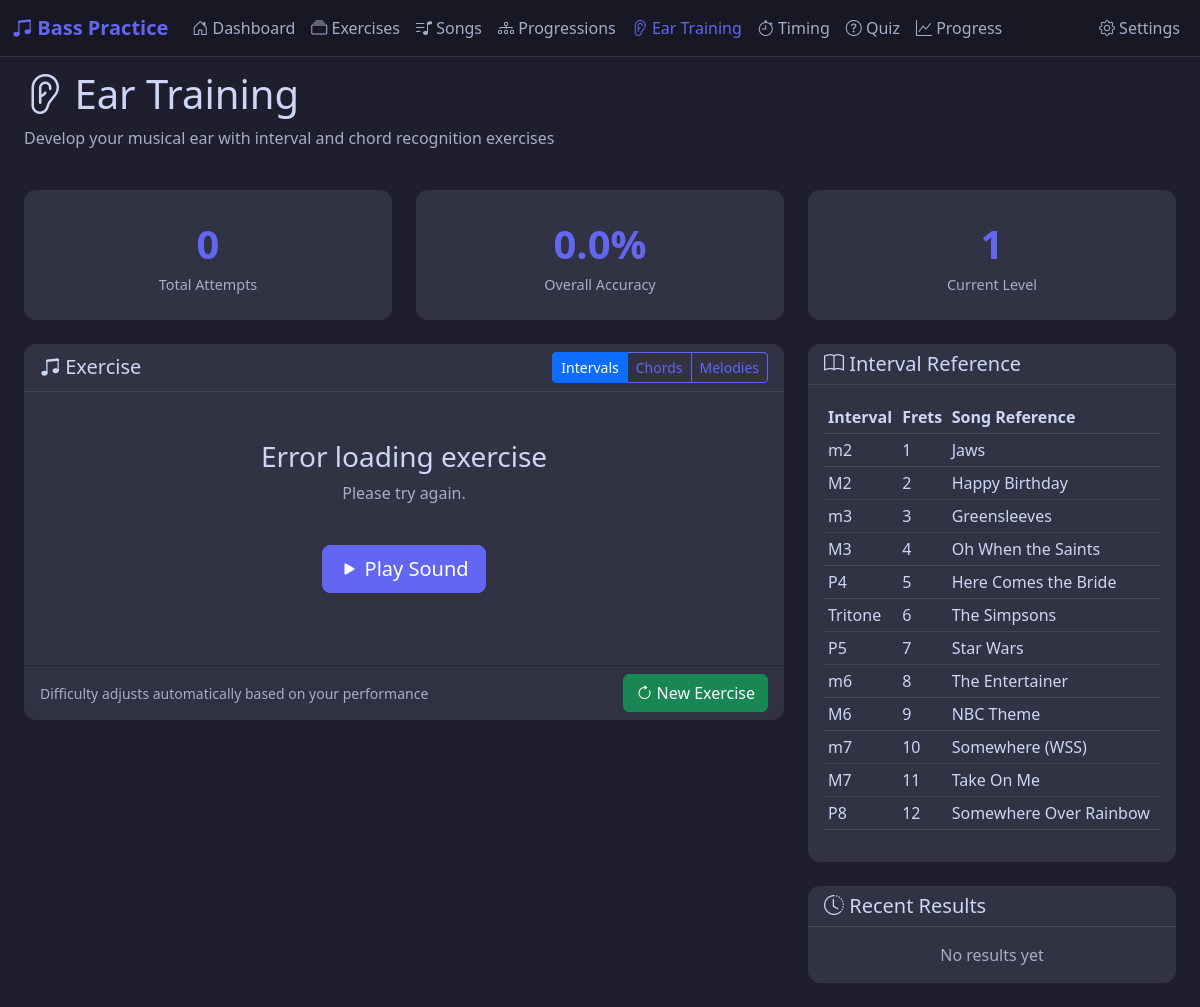
Before: /ear-training with the older database file.
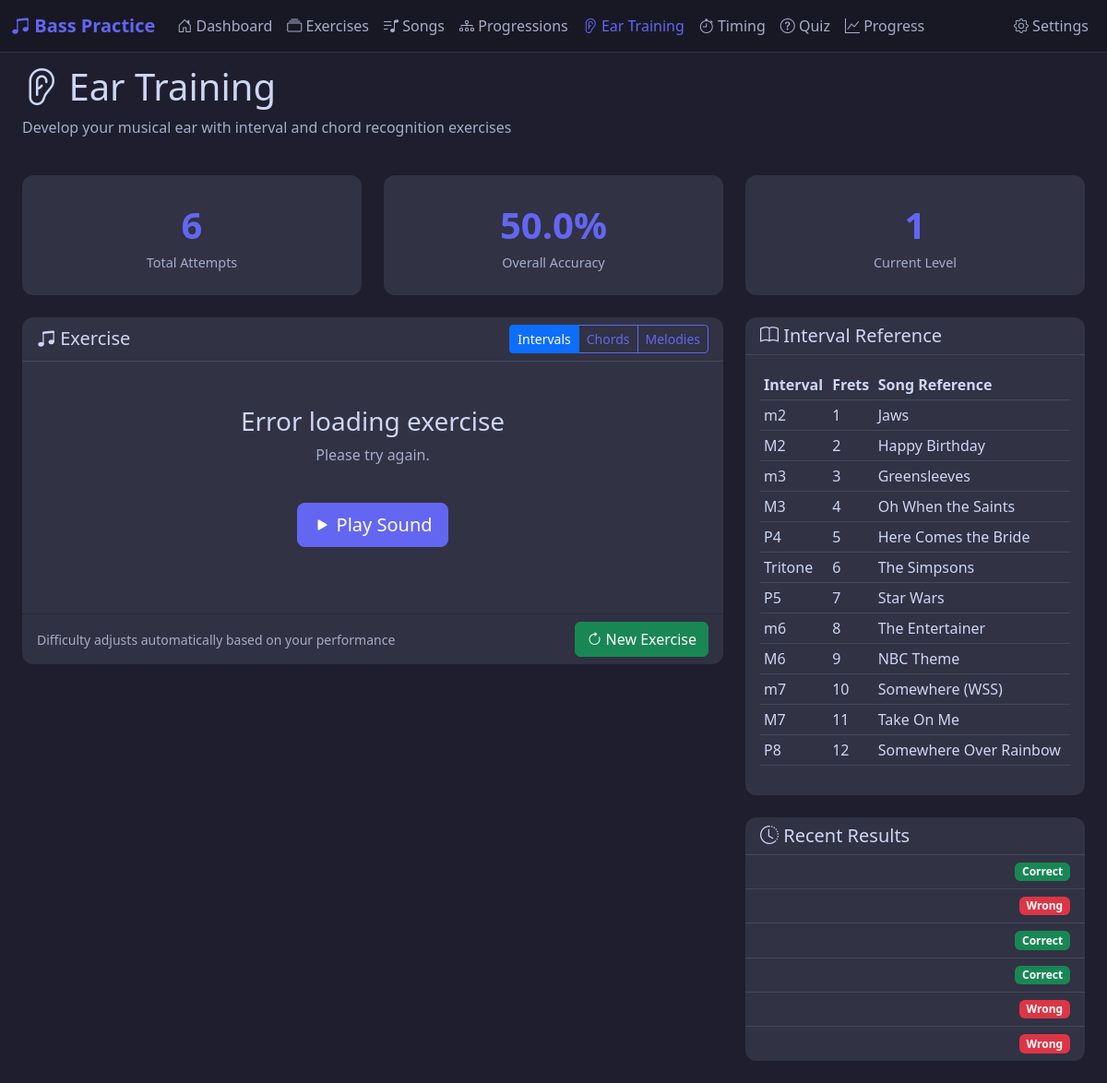
After: the same page with the newer database file.
### app/models/__init__.py (models this page shows, shortened)
class EarTrainingResult(db.Model):
    __tablename__ = 'ear_training_results'
    id = db.Column(db.Integer, primary_key=True)
    exercise_id = db.Column(db.Integer, db.ForeignKey('ear_training_exercises.id'), nullable=False)
    user_answer = db.Column(db.Text)
    correct = db.Column(db.Boolean)
    response_time_ms = db.Column(db.Integer)
    practiced_at = db.Column(db.DateTime, default=datetime.utcnow)

### app/routes/ear_training.py (the view)
@bp.route('/ear-training')
def ear_training():
    exercise_type = request.args.get('type', 'interval')
    total_attempts = EarTrainingResult.query.filter_by(exercise_id=0).count()
    correct_attempts = EarTrainingResult.query.filter_by(exercise_id=0, correct=True).count()
    accuracy = (correct_attempts / total_attempts * 100) if total_attempts > 0 else 0
    recent_results = EarTrainingResult.query.filter_by(exercise_id=0).order_by(
        EarTrainingResult.practiced_at.desc()
    ).limit(10).all()
    return render_template('ear_training.html',
        exercise_type=exercise_type,
        total_attempts=total_attempts,
        accuracy=accuracy,
        recent_results=recent_results
    )

### app/templates/ear_training.html (shortened to what the changed rows need)
{% extends "base.html" %}
{% block content %}
<div class="container-fluid px-4">
    <div class="row mb-4">
        <div class="col-12">
            <h1><i class="bi bi-ear"></i> Ear Training</h1>
        </div>
    </div>
    <div class="row mb-4">
        <div class="col-md-4">
            <div class="card stat-card">
                <div class="stat-value">{{ total_attempts }}</div>
                <div class="stat-label">Total Attempts</div>
            </div>
        </div>
        <div class="col-md-4">
            <div class="card stat-card">
                <div class="stat-value">{{ "%.1f"|format(accuracy) }}%</div>
                <div class="stat-label">Overall Accuracy</div>
            </div>
        </div>
    </div>
    <div class="row">
        <div class="col-lg-4 mb-4">
            <div class="card mb-4">
                <div class="card-body">
                    <table class="table table-dark table-sm">
                        <thead>
                            <tr>
                                <th>Interval</th>
                                <th>Frets</th>
                                <th>Song Reference</th>
                            </tr>
                        </thead>
                    </table>
                </div>
            </div>
            <div class="card">
                <div class="card-body p-0">
                    {% if recent_results %}
                    <ul class="list-group list-group-flush">
                        {% for result in recent_results %}
                        <li class="list-group-item bg-transparent d-flex justify-content-between">
                            <span class="badge {% if result.correct %}bg-success{% else %}bg-danger{% endif %}">
                                {{ 'Correct' if result.correct else 'Wrong' }}
                            </span>
                        </li>
                        {% endfor %}
                    </ul>
                    {% else %}
                    <p class="text-center text-secondary py-3 mb-0">No results yet</p>
                    {% endif %}
                </div>
            </div>
        </div>
    </div>
</div>
{% endblock %}

Changed rows visible on the page:
added EarTrainingResult: correct "Correct"
added EarTrainingResult: correct "Wrong"
added EarTrainingResult: correct "Correct"
added EarTrainingResult: correct "Correct"
added EarTrainingResult: correct "Wrong"
added EarTrainingResult: correct "Wrong"
Other visible differences:
{{ total_attempts }}: "0" → "6"
{{ "%.1f"|format(accuracy) }}: "0.0" → "50.0"
text no longer shown: "No results yet"
